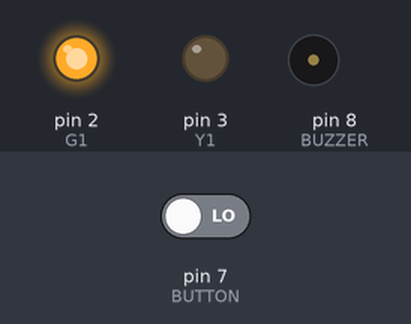
The sketch below on a simulated Arduino Uno, built with avr-gcc and run on an emulated ATmega328P. Shown: output pins drawn as LEDs (lit = HIGH), buzzer (waves = sounding). The inputs (shaded band) are chosen by the test bench; at power-on: pin 7 (BUTTON) LOW. Pins used as bus, display or sensor lines are not drawn.

Above: at 1.2 s.
1.3 s: pin 7 (BUTTON) driven HIGH
At 3.6 s:
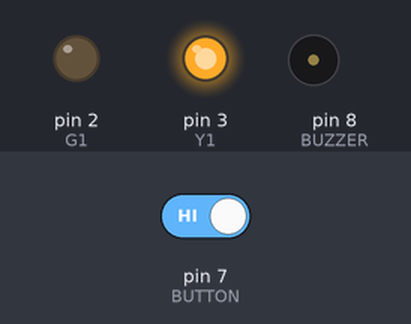
At 8.6 s:
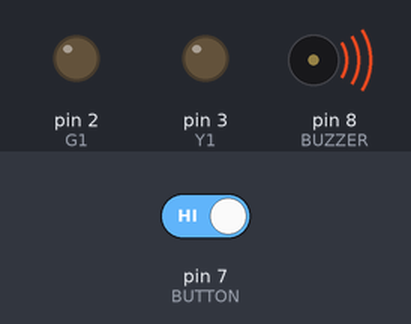
13.3 s: pin 7 (BUTTON) driven LOW
At 17.1 s:
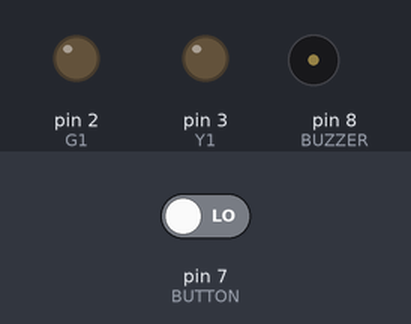
Timing chart, 0 to 31.3 s (numbered marks = the images above; inputs shaded):
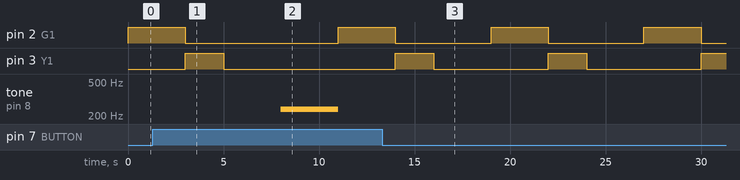

The sketch:

Trafffic_Lights_4.ino
```cpp
int G1 = 2, Y1 = 3, R1 = 4, G2 = 5, R2 = 6, BUZZER = 8, BUTTON = 7;
int T1 = 3000, T2 = 2000;
int BUTTON_STATE;
void setup()
{
  pinMode(G1, OUTPUT);
  pinMode(Y1, OUTPUT);
  pinMode(R1, OUTPUT);
  pinMode(G1, OUTPUT);
  pinMode(R2, OUTPUT);
  pinMode(BUZZER, OUTPUT);
  pinMode(BUTTON, INPUT);
}

void loop()
{
  digitalWrite(R2, HIGH);
  digitalWrite(G1, HIGH);
  delay(T1);
  digitalWrite(G1, LOW);
  digitalWrite(Y1, HIGH);
  delay(T2);
  digitalWrite(Y1, LOW);
  digitalWrite(R1, HIGH);
  delay(T1);
  digitalWrite(R1, LOW);
  BUTTON_STATE = digitalRead(BUTTON);
  if(BUTTON_STATE == HIGH){
    tone(BUZZER, 240);
    digitalWrite(R2, LOW);
    digitalWrite(G2, HIGH);
  	delay(T1);
  	digitalWrite(G2, LOW);
  	digitalWrite(R2, HIGH);
    noTone(BUZZER);
  }
}
```

Measured:
- after the input at 1.3 s, pin 3 (Y1): goes on until 5.0 s, then stays LOW; tone on pin 8 (BUZZER): silent → 240 Hz after 6.7 s, → silent 3.0 s later
- after the input at 13.3 s, pin 3 (Y1): LOW → HIGH after 8.7 s, → LOW 2.0 s later, → HIGH 6.0 s later; tone on pin 8 (BUZZER): stays silent (without the input it goes to 240 Hz after 5.7 s)
- by itself, pin 2 (G1): alternates HIGH for 3.0 s and LOW for 5.0 s
